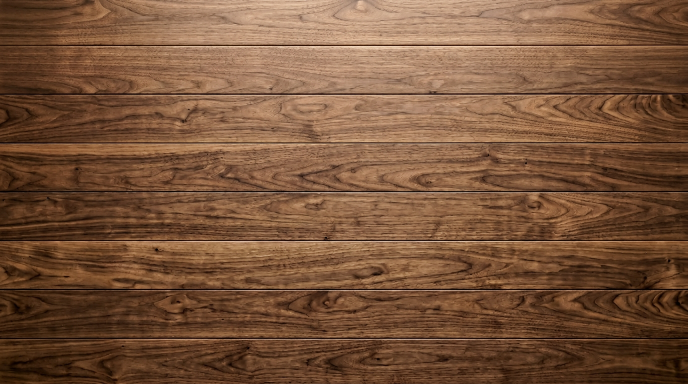
#> input picture app/strip/assets/polaroid_table_wood.png, 1376 x 768 px (shown at 1/2 size)
$ python -i grid_cmd.py   (imports and definitions only)
#> lines starting #> are read from the running program, lines starting #| are printed output that depends on the picture
"""Draw a 12-cell overlay. Landscape = 4x3, portrait = 3x4."""

from __future__ import annotations

import json
import sys
from pathlib import Path

from PIL import Image, ImageDraw, ImageFont, ImageOps


def grid_layout(width: int, height: int) -> tuple[int, int]:
    if width >= height:
        return 4, 3
    return 3, 4


def cell_boxes(width: int, height: int) -> list[dict[str, int]]:
    cols, rows = grid_layout(width, height)
    cells: list[dict[str, int]] = []
    n = 1
    for row in range(rows):
        for col in range(cols):
            x1 = col * width // cols
            x2 = (col + 1) * width // cols
            y1 = row * height // rows
            y2 = (row + 1) * height // rows
            cells.append({"id": n, "x1": x1, "y1": y1, "x2": x2, "y2": y2})
            n += 1
    return cells


def _load_font(size: int) -> ImageFont.ImageFont:
    for name in ("arial.ttf", "Arial.ttf", "DejaVuSans.ttf"):
        try:
            return ImageFont.truetype(name, size)
        except OSError:
            continue
    return ImageFont.load_default()


def run_grid(image_path: str, out_path: str, *, grid_long_side: int = 2048) -> int:
#> called with out_path = 'out.png', grid_long_side = 2048
    src = Path(image_path)
    out = Path(out_path)
    if not src.is_file():
        print(f"error: image not found: {src}", file=sys.stderr)
        return 1

    with Image.open(src) as img:
#> img is the input picture: PIL image 1376x768 RGB; mean R, G, B 120.7, 83.8, 57.8
        img = ImageOps.exif_transpose(img)
        full_w, full_h = img.size
#> full_w = 1376; full_h = 768
        long_side = max(full_w, full_h)
#> long_side = 1376
        scale = grid_long_side / long_side
#> scale = 1.49
        grid_w = max(1, int(round(full_w * scale)))
#> grid_w = 2048
        grid_h = max(1, int(round(full_h * scale)))
#> grid_h = 1143
        work = img.resize((grid_w, grid_h), Image.Resampling.LANCZOS).convert("RGBA")

    cells = cell_boxes(full_w, full_h)
    cols, rows = grid_layout(full_w, full_h)
#> cols = 4; rows = 3
    overlay = Image.new("RGBA", work.size, (0, 0, 0, 0))
#> overlay: PIL image 2048x1143 RGBA; every value is 0
    draw = ImageDraw.Draw(overlay)
    big = _load_font(max(28, grid_long_side // 24))
    small = _load_font(max(14, grid_long_side // 64))

    for cell in cells:
        gx1 = cell["x1"] * scale
        gy1 = cell["y1"] * scale
        gx2 = max(gx1 + 1, cell["x2"] * scale - 1)
        gy2 = max(gy1 + 1, cell["y2"] * scale - 1)
        draw.rectangle([(gx1, gy1), (gx2, gy2)], outline=(255, 220, 0, 230), width=3)
        label = str(cell["id"])
        bbox = draw.textbbox((0, 0), label, font=big)
        tw, th = bbox[2] - bbox[0], bbox[3] - bbox[1]
        cx = (gx1 + gx2) / 2
        cy = (gy1 + gy2) / 2
        draw.text((cx - tw / 2 + 1, cy - th / 2 + 1), label, fill=(0, 0, 0, 180), font=big)
        draw.text((cx - tw / 2, cy - th / 2), label, fill=(255, 255, 255, 240), font=big)
        xyxy = f'{cell["x1"]},{cell["y1"]} {cell["x2"]},{cell["y2"]}'
        draw.text((gx1 + 6, gy1 + 6), xyxy, fill=(255, 255, 0, 230), font=small)
#> this loop made 12 passes
#> (bbox, tw, th) on passes 1 to 12: ((0, 17, 54, 79), 54, 62), ((0, 16, 54, 79), 54, 63), ((0, 16, 54, 80), 54, 64), ((0, 17, 54, 79), 54, 62), ((0, 17, 54, 80), 54, 63), ((0, 16, 54, 80), 54, 64), ((0, 17, 54, 79), 54, 62), ((0, 16, 54, 80), 54, 64), ((0, 16, 54, 80), 54, 64), ((0, 16, 108, 80), 108, 64), ((0, 17, 108, 79), 108, 62), ((0, 16, 108, 79), 108, 63)

    composed = Image.alpha_composite(work, overlay).convert("RGB")
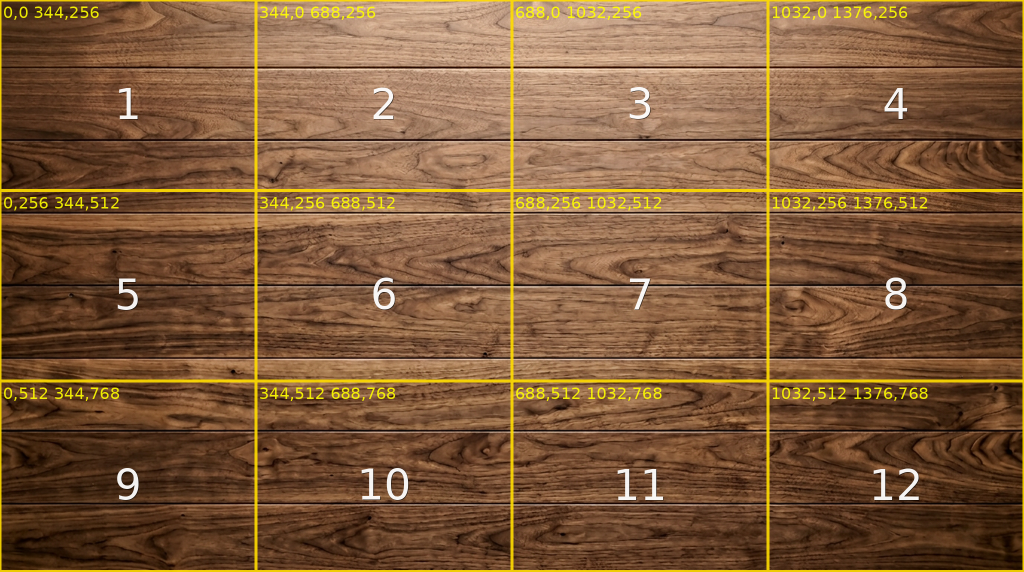
#> composed: PIL image 2048x1143 RGB (shown at 1/2 size); mean R, G, B 125.7, 89.5, 56.9
    out.parent.mkdir(parents=True, exist_ok=True)
    composed.save(out)

    meta_path = out.with_name(f"{out.stem}_meta.json")
    meta = {
        "full_width": full_w,
        "full_height": full_h,
        "grid_long_side": grid_long_side,
        "scale": scale,
        "cols": cols,
        "rows": rows,
        "cells": cells,
    }
    meta_path.write_text(json.dumps(meta, indent=2) + "\n", encoding="utf-8")
    print(f"grid {cols}x{rows} -> {out}")
#| grid 4x3 -> out.png
    return 0

>>> result = run_grid('../../app/strip/assets/polaroid_table_wood.png', 'out.png')
